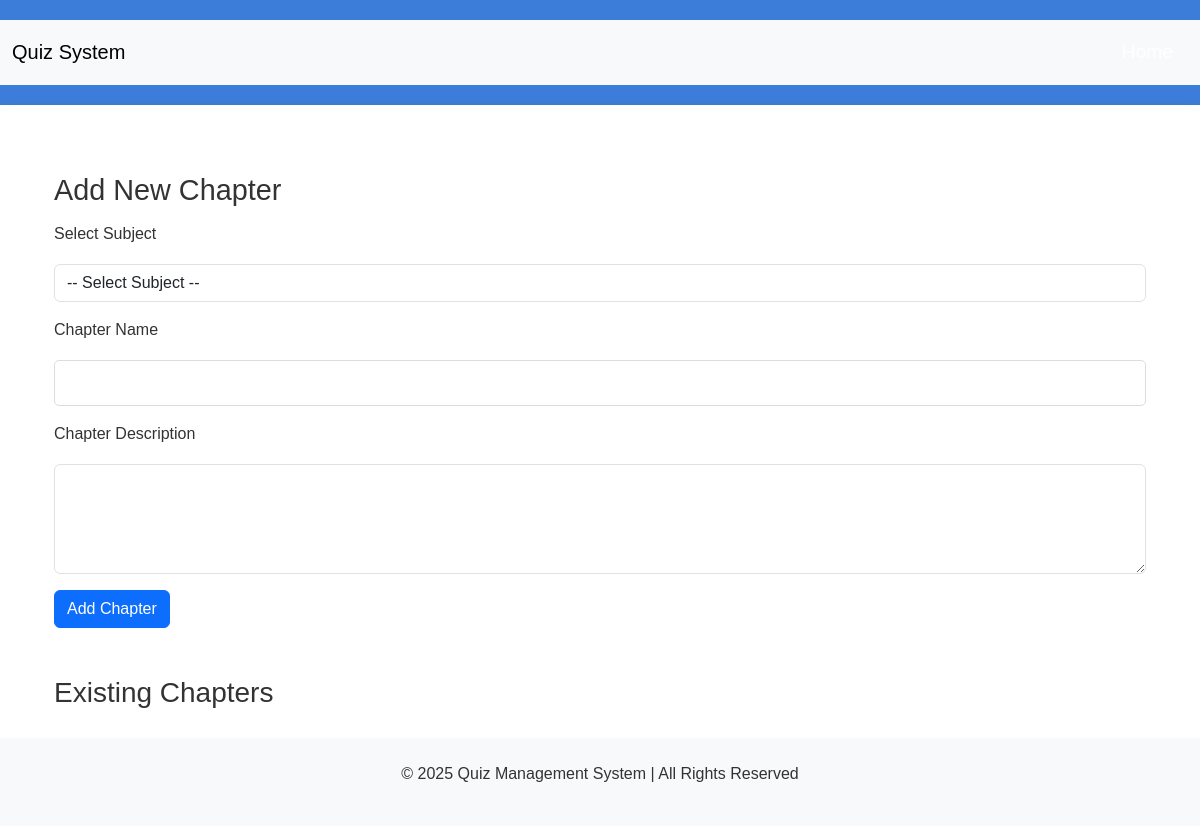
Page /admin/chapters (signed in) on the earlier database version.
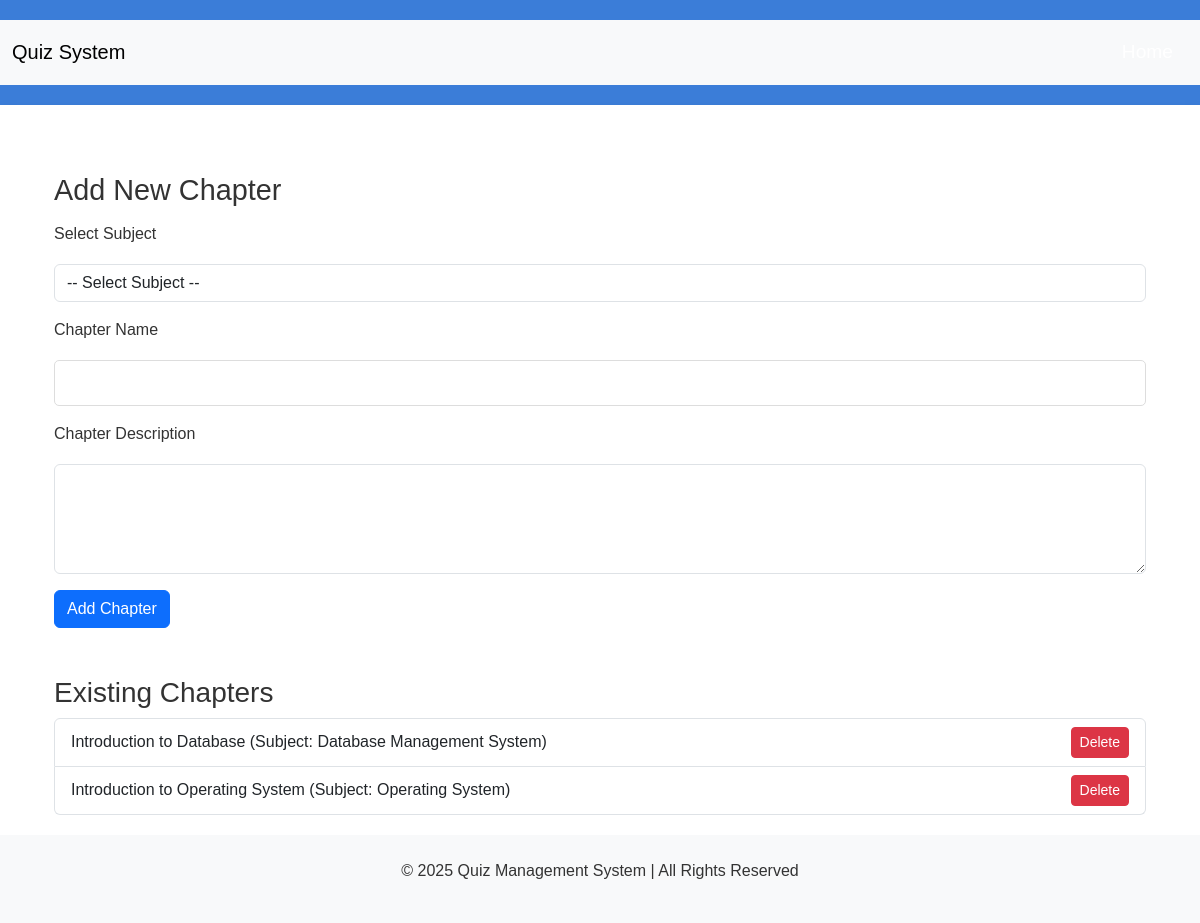
Same page on the later database version.
### app.py (models this page shows)
class Chapter(db.Model):
    id = db.Column(db.Integer, primary_key=True)
    name = db.Column(db.String(100), nullable=False)
    description = db.Column(db.Text)
    subject_id = db.Column(db.Integer, db.ForeignKey('subject.id'), nullable=False)
    quizzes = db.relationship('Quiz', backref='chapter', lazy=True)

class Subject(db.Model):
    id = db.Column(db.Integer, primary_key=True)
    name = db.Column(db.String(100), nullable=False)
    description = db.Column(db.Text)
    chapters = db.relationship('Chapter', backref='subject', lazy=True)

### app.py (the view, shortened to what this page needs)
@app.route('/admin/chapters', methods=['GET', 'POST'])
@login_required
def manage_chapters():
    chapters = Chapter.query.all()
    subjects = Subject.query.all()
    return render_template('admin/add-chapter.html', chapters=chapters, subjects=subjects)

### app.py (called while the page is built)
@login_manager.user_loader
def load_user(user_id):
    return User.query.get(int(user_id))

### templates/admin/add-chapter.html (shortened to what this page needs)
{% extends 'base.html' %}
{% block content %}
<div class="container mt-5">
    <h2>Add New Chapter</h2>
    <form action="{{ url_for('manage_chapters') }}" method="POST">
        <div class="mb-3">
            <label for="subject_id" class="form-label">Select Subject</label>
            <select class="form-control" id="subject_id" name="subject_id" required>
                <option value="">-- Select Subject --</option>
            </select>
        </div>
        <div class="mb-3">
            <label for="name" class="form-label">Chapter Name</label>
            <input type="text" class="form-control" id="name" name="name" required>
        </div>
        <div class="mb-3">
            <label for="description" class="form-label">Chapter Description</label>
            <textarea class="form-control" id="description" name="description" rows="4" required></textarea>
        </div>
        <button type="submit" class="btn btn-primary">Add Chapter</button>
    </form>
    <h3 class="mt-5">Existing Chapters</h3>
    <ul class="list-group">
        {% for chapter in chapters %}
        <li class="list-group-item d-flex justify-content-between align-items-center">
            {{ chapter.name }} (Subject: {{ chapter.subject.name }})
            <a href="{{ url_for('delete_chapter', chapter_id=chapter.id) }}" class="btn btn-danger btn-sm">Delete</a>
        </li>
        {% endfor %}
    </ul>
</div>
{% endblock %}

Differences in the rows shown:
added Chapter: name "Introduction to Database", subject.name "Database Management System"
added Chapter: name "Introduction to Operating System", subject.name "Operating System"
